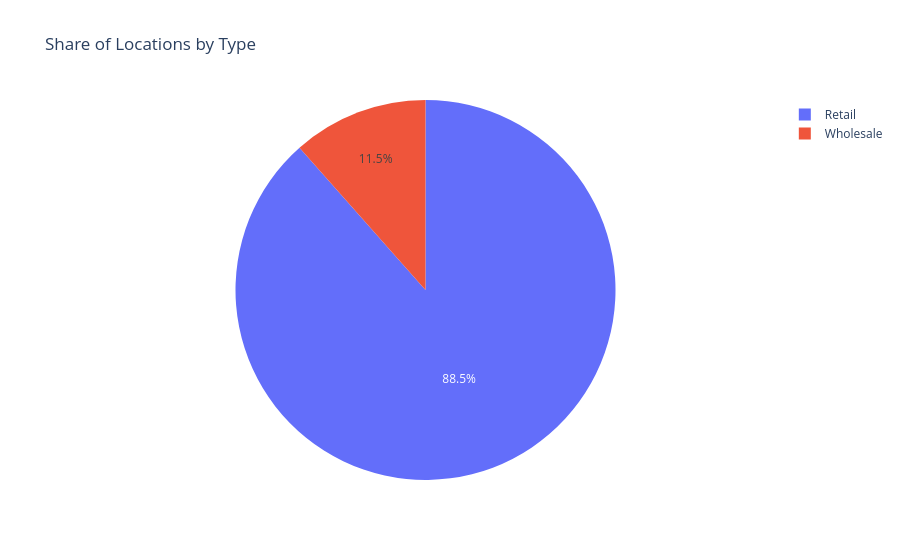

The notebook cell saved with this chart:
### Code cell
fig = px.pie(
    type_counts,
    names="store_type",
    values="count",
    title="Share of Locations by Type"
)

fig.update_traces(
    hovertemplate=(
        "Store Type : %{label}<br>"
        "Locations : %{value:,}<br>"
        "Share : %{percent}"
        "<extra></extra>"
    )
)

fig.show()

### Figure 1 — Plotly figure (JSON) as saved in the notebook; plotly's stock layout.template omitted (floating-point values rounded to 4 significant figures)
{"data": [{"domain": {"x": [0, 1], "y": [0, 1]}, "hovertemplate": "Store Type : %{label}<br>Locations : %{value:,}<br>Share : %{percent}<extra></extra>", "labels": ["Retail", "Wholesale"], "legendgroup": "", "name": "", "showlegend": true, "type": "pie", "values": [4607, 601]}], "layout": {"legend": {"tracegroupgap": 0}, "title": {"text": "Share of Locations by Type"}}}
